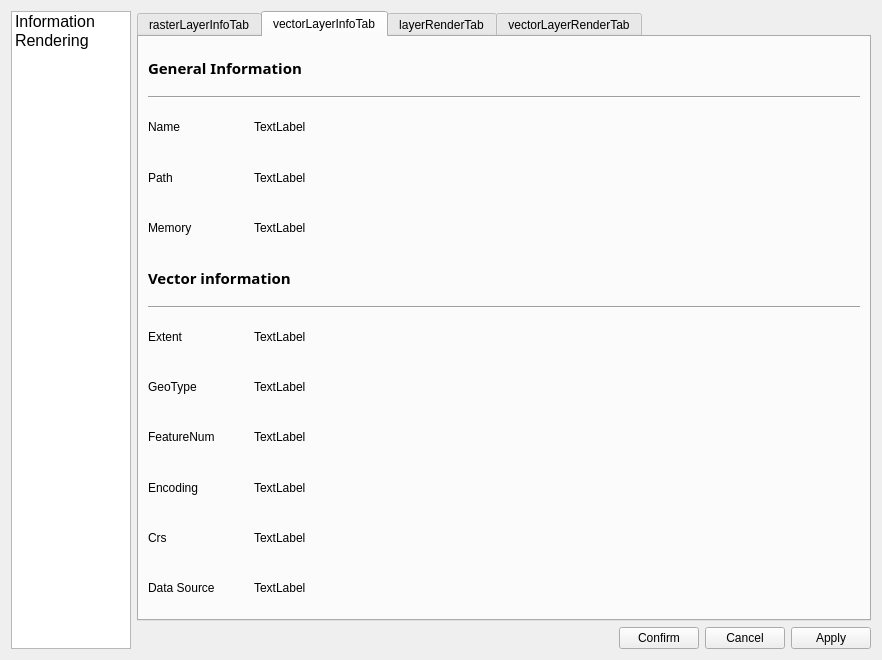
<?xml version="1.0" encoding="UTF-8"?>
<ui version="4.0">
 <class>LayerPropForm</class>
 <widget class="QWidget" name="LayerPropForm">
  <property name="geometry">
   <rect>
    <x>0</x>
    <y>0</y>
    <width>882</width>
    <height>660</height>
   </rect>
  </property>
  <property name="font">
   <font>
    <family>Arial</family>
   </font>
  </property>
  <property name="windowTitle">
   <string>Layer Properties</string>
  </property>
  <layout class="QHBoxLayout" name="horizontalLayout_19">
   <item>
    <widget class="QListWidget" name="listWidget">
     <property name="sizePolicy">
      <sizepolicy hsizetype="Expanding" vsizetype="Expanding">
       <horstretch>0</horstretch>
       <verstretch>0</verstretch>
      </sizepolicy>
     </property>
     <property name="maximumSize">
      <size>
       <width>120</width>
       <height>16777215</height>
      </size>
     </property>
     <property name="font">
      <font>
       <pointsize>12</pointsize>
      </font>
     </property>
     <item>
      <property name="text">
       <string>Information</string>
      </property>
     </item>
     <item>
      <property name="text">
       <string>Rendering</string>
      </property>
     </item>
    </widget>
   </item>
   <item>
    <layout class="QVBoxLayout" name="verticalLayout_7">
     <item>
      <widget class="QTabWidget" name="tabWidget">
       <property name="currentIndex">
        <number>1</number>
       </property>
       <widget class="QWidget" name="rasterLayerInfoTab">
        <attribute name="title">
         <string>rasterLayerInfoTab</string>
        </attribute>
        <layout class="QVBoxLayout" name="verticalLayout">
         <item>
          <widget class="QLabel" name="label">
           <property name="font">
            <font>
             <family>Adobe Devanagari</family>
             <pointsize>11</pointsize>
             <weight>75</weight>
             <bold>true</bold>
            </font>
           </property>
           <property name="text">
            <string>General Information</string>
           </property>
          </widget>
         </item>
         <item>
          <widget class="Line" name="line">
           <property name="orientation">
            <enum>Qt::Horizontal</enum>
           </property>
          </widget>
         </item>
         <item>
          <layout class="QHBoxLayout" name="horizontalLayout">
           <item>
            <widget class="QLabel" name="label_3">
             <property name="maximumSize">
              <size>
               <width>100</width>
               <height>16777215</height>
              </size>
             </property>
             <property name="text">
              <string>名称</string>
             </property>
            </widget>
           </item>
           <item>
            <widget class="QLabel" name="rasterNameLabel">
             <property name="text">
              <string>TextLabel</string>
             </property>
            </widget>
           </item>
          </layout>
         </item>
         <item>
          <layout class="QHBoxLayout" name="horizontalLayout_2">
           <item>
            <widget class="QLabel" name="label_5">
             <property name="maximumSize">
              <size>
               <width>100</width>
               <height>16777215</height>
              </size>
             </property>
             <property name="text">
              <string>路径</string>
             </property>
            </widget>
           </item>
           <item>
            <widget class="QLabel" name="rasterSourceLabel">
             <property name="text">
              <string>TextLabel</string>
             </property>
            </widget>
           </item>
          </layout>
         </item>
         <item>
          <layout class="QHBoxLayout" name="horizontalLayout_3">
           <item>
            <widget class="QLabel" name="label_7">
             <property name="maximumSize">
              <size>
               <width>100</width>
               <height>16777215</height>
              </size>
             </property>
             <property name="text">
              <string>大小合计</string>
             </property>
            </widget>
           </item>
           <item>
            <widget class="QLabel" name="rasterMemoryLabel">
             <property name="text">
              <string>TextLabel</string>
             </property>
            </widget>
           </item>
          </layout>
         </item>
         <item>
          <widget class="QLabel" name="label_9">
           <property name="font">
            <font>
             <family>Adobe Devanagari</family>
             <pointsize>11</pointsize>
             <weight>75</weight>
             <bold>true</bold>
            </font>
           </property>
           <property name="text">
            <string>Raster information</string>
           </property>
          </widget>
         </item>
         <item>
          <widget class="Line" name="line_3">
           <property name="orientation">
            <enum>Qt::Horizontal</enum>
           </property>
          </widget>
         </item>
         <item>
          <layout class="QHBoxLayout" name="horizontalLayout_4">
           <item>
            <widget class="QLabel" name="label_10">
             <property name="maximumSize">
              <size>
               <width>100</width>
               <height>16777215</height>
              </size>
             </property>
             <property name="text">
              <string>范围</string>
             </property>
            </widget>
           </item>
           <item>
            <widget class="QLabel" name="rasterExtentLabel">
             <property name="text">
              <string>TextLabel</string>
             </property>
            </widget>
           </item>
          </layout>
         </item>
         <item>
          <layout class="QHBoxLayout" name="horizontalLayout_5">
           <item>
            <widget class="QLabel" name="label_12">
             <property name="maximumSize">
              <size>
               <width>100</width>
               <height>16777215</height>
              </size>
             </property>
             <property name="text">
              <string>宽度</string>
             </property>
            </widget>
           </item>
           <item>
            <widget class="QLabel" name="rasterWidthLabel">
             <property name="text">
              <string>TextLabel</string>
             </property>
            </widget>
           </item>
          </layout>
         </item>
         <item>
          <layout class="QHBoxLayout" name="horizontalLayout_6">
           <item>
            <widget class="QLabel" name="label_14">
             <property name="maximumSize">
              <size>
               <width>100</width>
               <height>16777215</height>
              </size>
             </property>
             <property name="text">
              <string>高度</string>
             </property>
            </widget>
           </item>
           <item>
            <widget class="QLabel" name="rasterHeightLabel">
             <property name="text">
              <string>TextLabel</string>
             </property>
            </widget>
           </item>
          </layout>
         </item>
         <item>
          <layout class="QHBoxLayout" name="horizontalLayout_7">
           <item>
            <widget class="QLabel" name="label_16">
             <property name="maximumSize">
              <size>
               <width>100</width>
               <height>16777215</height>
              </size>
             </property>
             <property name="text">
              <string>数据类型</string>
             </property>
            </widget>
           </item>
           <item>
            <widget class="QLabel" name="rasterDataTypeLabel">
             <property name="text">
              <string>TextLabel</string>
             </property>
            </widget>
           </item>
          </layout>
         </item>
         <item>
          <layout class="QHBoxLayout" name="horizontalLayout_8">
           <item>
            <widget class="QLabel" name="label_18">
             <property name="maximumSize">
              <size>
               <width>100</width>
               <height>16777215</height>
              </size>
             </property>
             <property name="text">
              <string>波段数量</string>
             </property>
            </widget>
           </item>
           <item>
            <widget class="QLabel" name="rasterBandNumLabel">
             <property name="text">
              <string>TextLabel</string>
             </property>
            </widget>
           </item>
          </layout>
         </item>
         <item>
          <layout class="QHBoxLayout" name="horizontalLayout_9">
           <item>
            <widget class="QLabel" name="label_20">
             <property name="maximumSize">
              <size>
               <width>100</width>
               <height>16777215</height>
              </size>
             </property>
             <property name="text">
              <string>坐标系</string>
             </property>
            </widget>
           </item>
           <item>
            <widget class="QLabel" name="rasterCrsLabel">
             <property name="text">
              <string>TextLabel</string>
             </property>
            </widget>
           </item>
          </layout>
         </item>
        </layout>
       </widget>
       <widget class="QWidget" name="vectorLayerInfoTab">
        <attribute name="title">
         <string>vectorLayerInfoTab</string>
        </attribute>
        <layout class="QVBoxLayout" name="verticalLayout_4">
         <item>
          <widget class="QLabel" name="label_26">
           <property name="font">
            <font>
             <family>Adobe Devanagari</family>
             <pointsize>11</pointsize>
             <weight>75</weight>
             <bold>true</bold>
            </font>
           </property>
           <property name="text">
            <string>General Information</string>
           </property>
          </widget>
         </item>
         <item>
          <widget class="Line" name="line_6">
           <property name="orientation">
            <enum>Qt::Horizontal</enum>
           </property>
          </widget>
         </item>
         <item>
          <layout class="QHBoxLayout" name="horizontalLayout_21">
           <item>
            <widget class="QLabel" name="label_25">
             <property name="maximumSize">
              <size>
               <width>100</width>
               <height>16777215</height>
              </size>
             </property>
             <property name="text">
              <string>Name</string>
             </property>
            </widget>
           </item>
           <item>
            <widget class="QLabel" name="vectorNameLabel">
             <property name="text">
              <string>TextLabel</string>
             </property>
            </widget>
           </item>
          </layout>
         </item>
         <item>
          <layout class="QHBoxLayout" name="horizontalLayout_27">
           <item>
            <widget class="QLabel" name="label_32">
             <property name="maximumSize">
              <size>
               <width>100</width>
               <height>16777215</height>
              </size>
             </property>
             <property name="text">
              <string>Path</string>
             </property>
            </widget>
           </item>
           <item>
            <widget class="QLabel" name="vectorSourceLabel">
             <property name="text">
              <string>TextLabel</string>
             </property>
            </widget>
           </item>
          </layout>
         </item>
         <item>
          <layout class="QHBoxLayout" name="horizontalLayout_25">
           <item>
            <widget class="QLabel" name="label_30">
             <property name="maximumSize">
              <size>
               <width>100</width>
               <height>16777215</height>
              </size>
             </property>
             <property name="text">
              <string>Memory</string>
             </property>
            </widget>
           </item>
           <item>
            <widget class="QLabel" name="vectorMemoryLabel">
             <property name="text">
              <string>TextLabel</string>
             </property>
            </widget>
           </item>
          </layout>
         </item>
         <item>
          <widget class="QLabel" name="label_34">
           <property name="font">
            <font>
             <family>Adobe Devanagari</family>
             <pointsize>11</pointsize>
             <weight>75</weight>
             <bold>true</bold>
            </font>
           </property>
           <property name="text">
            <string>Vector information</string>
           </property>
          </widget>
         </item>
         <item>
          <widget class="Line" name="line_5">
           <property name="orientation">
            <enum>Qt::Horizontal</enum>
           </property>
          </widget>
         </item>
         <item>
          <layout class="QHBoxLayout" name="horizontalLayout_22">
           <item>
            <widget class="QLabel" name="label_27">
             <property name="maximumSize">
              <size>
               <width>100</width>
               <height>16777215</height>
              </size>
             </property>
             <property name="text">
              <string>Extent</string>
             </property>
            </widget>
           </item>
           <item>
            <widget class="QLabel" name="vectorExtentLabel">
             <property name="text">
              <string>TextLabel</string>
             </property>
            </widget>
           </item>
          </layout>
         </item>
         <item>
          <layout class="QHBoxLayout" name="horizontalLayout_28">
           <item>
            <widget class="QLabel" name="label_33">
             <property name="maximumSize">
              <size>
               <width>100</width>
               <height>16777215</height>
              </size>
             </property>
             <property name="text">
              <string>GeoType</string>
             </property>
            </widget>
           </item>
           <item>
            <widget class="QLabel" name="vectorGeoTypeLabel">
             <property name="text">
              <string>TextLabel</string>
             </property>
            </widget>
           </item>
          </layout>
         </item>
         <item>
          <layout class="QHBoxLayout" name="horizontalLayout_26">
           <item>
            <widget class="QLabel" name="label_31">
             <property name="maximumSize">
              <size>
               <width>100</width>
               <height>16777215</height>
              </size>
             </property>
             <property name="text">
              <string>FeatureNum</string>
             </property>
            </widget>
           </item>
           <item>
            <widget class="QLabel" name="vectorFeatureNumLabel">
             <property name="text">
              <string>TextLabel</string>
             </property>
            </widget>
           </item>
          </layout>
         </item>
         <item>
          <layout class="QHBoxLayout" name="horizontalLayout_29">
           <item>
            <widget class="QLabel" name="label_35">
             <property name="maximumSize">
              <size>
               <width>100</width>
               <height>16777215</height>
              </size>
             </property>
             <property name="text">
              <string>Encoding</string>
             </property>
            </widget>
           </item>
           <item>
            <widget class="QLabel" name="vectorEncodingLabel">
             <property name="text">
              <string>TextLabel</string>
             </property>
            </widget>
           </item>
          </layout>
         </item>
         <item>
          <layout class="QHBoxLayout" name="horizontalLayout_23">
           <item>
            <widget class="QLabel" name="label_28">
             <property name="maximumSize">
              <size>
               <width>100</width>
               <height>16777215</height>
              </size>
             </property>
             <property name="text">
              <string>Crs</string>
             </property>
            </widget>
           </item>
           <item>
            <widget class="QLabel" name="vectorCrsLabel">
             <property name="text">
              <string>TextLabel</string>
             </property>
            </widget>
           </item>
          </layout>
         </item>
         <item>
          <layout class="QHBoxLayout" name="horizontalLayout_24">
           <item>
            <widget class="QLabel" name="label_29">
             <property name="maximumSize">
              <size>
               <width>100</width>
               <height>16777215</height>
              </size>
             </property>
             <property name="text">
              <string>Data Source</string>
             </property>
            </widget>
           </item>
           <item>
            <widget class="QLabel" name="vectorDpLabel">
             <property name="text">
              <string>TextLabel</string>
             </property>
            </widget>
           </item>
          </layout>
         </item>
        </layout>
       </widget>
       <widget class="QWidget" name="rasterLayerRenderTab">
        <attribute name="title">
         <string>layerRenderTab</string>
        </attribute>
        <layout class="QVBoxLayout" name="verticalLayout_3">
         <item>
          <widget class="QLabel" name="label_2">
           <property name="font">
            <font>
             <pointsize>11</pointsize>
             <weight>75</weight>
             <bold>true</bold>
            </font>
           </property>
           <property name="text">
            <string>图层渲染</string>
           </property>
          </widget>
         </item>
         <item>
          <widget class="Line" name="line_4">
           <property name="orientation">
            <enum>Qt::Horizontal</enum>
           </property>
          </widget>
         </item>
         <item>
          <layout class="QVBoxLayout" name="layerRenderLayout"/>
         </item>
        </layout>
       </widget>
       <widget class="QWidget" name="vectorLayerRenderTab">
        <attribute name="title">
         <string>vectorLayerRenderTab</string>
        </attribute>
        <layout class="QVBoxLayout" name="verticalLayout_5">
         <item>
          <widget class="QLabel" name="label_36">
           <property name="maximumSize">
            <size>
             <width>16777215</width>
             <height>200</height>
            </size>
           </property>
           <property name="font">
            <font>
             <pointsize>11</pointsize>
             <weight>75</weight>
             <bold>true</bold>
            </font>
           </property>
           <property name="text">
            <string>Layer Rendering</string>
           </property>
          </widget>
         </item>
         <item>
          <widget class="Line" name="line_7">
           <property name="orientation">
            <enum>Qt::Horizontal</enum>
           </property>
          </widget>
         </item>
         <item>
          <layout class="QVBoxLayout" name="layerRenderLayout_2">
           <item>
            <widget class="QComboBox" name="vecterRenderCB">
             <item>
              <property name="text">
               <string>Single Rendering</string>
              </property>
             </item>
             <item>
              <property name="text">
               <string>Categorical Rendering</string>
              </property>
             </item>
            </widget>
           </item>
           <item>
            <widget class="QTabWidget" name="comboTabWidget">
             <property name="currentIndex">
              <number>0</number>
             </property>
             <widget class="QWidget" name="singleRender">
              <attribute name="title">
               <string>Tab 1</string>
              </attribute>
              <layout class="QVBoxLayout" name="verticalLayout_8">
               <item>
                <layout class="QVBoxLayout" name="singleRenderLayout"/>
               </item>
              </layout>
             </widget>
             <widget class="QWidget" name="categoryRender">
              <attribute name="title">
               <string>Tab 2</string>
              </attribute>
              <layout class="QVBoxLayout" name="verticalLayout_6">
               <item>
                <layout class="QVBoxLayout" name="cateRenderLayout"/>
               </item>
              </layout>
             </widget>
            </widget>
           </item>
          </layout>
         </item>
        </layout>
       </widget>
      </widget>
     </item>
     <item>
      <layout class="QHBoxLayout" name="horizontalLayout_20">
       <item>
        <spacer name="horizontalSpacer">
         <property name="orientation">
          <enum>Qt::Horizontal</enum>
         </property>
         <property name="sizeHint" stdset="0">
          <size>
           <width>40</width>
           <height>20</height>
          </size>
         </property>
        </spacer>
       </item>
       <item>
        <widget class="QPushButton" name="okPb">
         <property name="text">
          <string>Confirm</string>
         </property>
        </widget>
       </item>
       <item>
        <widget class="QPushButton" name="cancelPb">
         <property name="text">
          <string>Cancel</string>
         </property>
        </widget>
       </item>
       <item>
        <widget class="QPushButton" name="applyPb">
         <property name="text">
          <string>Apply</string>
         </property>
        </widget>
       </item>
      </layout>
     </item>
    </layout>
   </item>
  </layout>
 </widget>
 <resources/>
 <connections/>
</ui>
